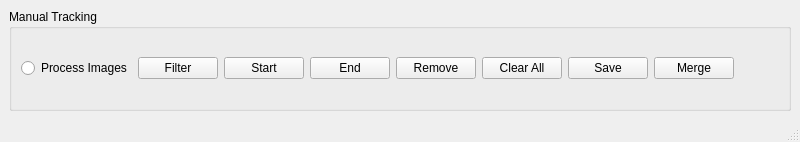
<?xml version="1.0" encoding="UTF-8"?>
<ui version="4.0">
 <class>MainWindow</class>
 <widget class="QMainWindow" name="MainWindow">
  <property name="geometry">
   <rect>
    <x>0</x>
    <y>0</y>
    <width>800</width>
    <height>142</height>
   </rect>
  </property>
  <property name="windowTitle">
   <string>MainWindow</string>
  </property>
  <widget class="QWidget" name="centralwidget">
   <layout class="QVBoxLayout" name="verticalLayout_2">
    <item>
     <layout class="QVBoxLayout" name="verticalLayout">
      <item>
       <widget class="QGroupBox" name="groupBox">
        <property name="title">
         <string>Manual Tracking</string>
        </property>
        <layout class="QHBoxLayout" name="horizontalLayout_2">
         <item>
          <layout class="QHBoxLayout" name="horizontalLayout">
           <item>
            <widget class="QRadioButton" name="radio_processing">
             <property name="text">
              <string>Process Images</string>
             </property>
            </widget>
           </item>
           <item>
            <widget class="QPushButton" name="button_filter">
             <property name="text">
              <string>Filter</string>
             </property>
            </widget>
           </item>
           <item>
            <widget class="QPushButton" name="button_start">
             <property name="text">
              <string>Start</string>
             </property>
            </widget>
           </item>
           <item>
            <widget class="QPushButton" name="button_end">
             <property name="text">
              <string>End</string>
             </property>
            </widget>
           </item>
           <item>
            <widget class="QPushButton" name="button_remove">
             <property name="text">
              <string>Remove</string>
             </property>
            </widget>
           </item>
           <item>
            <widget class="QPushButton" name="button_clear_all">
             <property name="text">
              <string>Clear All</string>
             </property>
            </widget>
           </item>
           <item>
            <widget class="QPushButton" name="button_save">
             <property name="text">
              <string>Save</string>
             </property>
            </widget>
           </item>
           <item>
            <widget class="QPushButton" name="button_merge">
             <property name="text">
              <string>Merge</string>
             </property>
            </widget>
           </item>
           <item>
            <spacer name="horizontalSpacer">
             <property name="orientation">
              <enum>Qt::Horizontal</enum>
             </property>
             <property name="sizeHint" stdset="0">
              <size>
               <width>40</width>
               <height>20</height>
              </size>
             </property>
            </spacer>
           </item>
          </layout>
         </item>
        </layout>
       </widget>
      </item>
     </layout>
    </item>
   </layout>
  </widget>
  <widget class="QMenuBar" name="menubar">
   <property name="geometry">
    <rect>
     <x>0</x>
     <y>0</y>
     <width>800</width>
     <height>21</height>
    </rect>
   </property>
  </widget>
  <widget class="QStatusBar" name="statusbar"/>
 </widget>
 <resources/>
 <connections/>
</ui>
